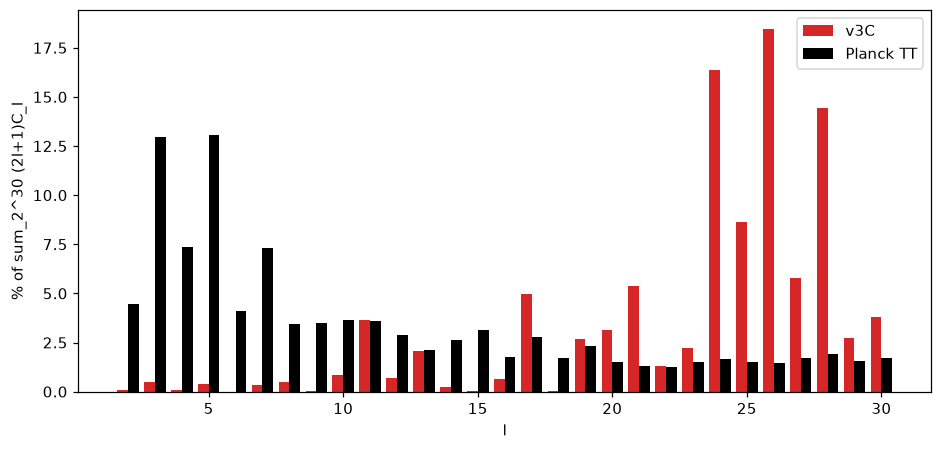

Write Python code to recreate this figure.
# v3C: share of l=2..30 power per l (monopole+dipole removed map) vs Planck TT.
import numpy as np,matplotlib;matplotlib.use('Agg');import matplotlib.pyplot as plt
from cmb_lightpath_v3_common import *
m,m1,cl,cl1,kind,mean=stats('C');l,pm,pp=pct(cl1)
fig,ax=plt.subplots(figsize=(10,4.5));ax.bar(l-.2,pm,.4,color='C3',label='v3C');ax.bar(l+.2,pp,.4,color='k',label='Planck TT')
ax.set_xlabel('l');ax.set_ylabel('% of sum_2^30 (2l+1)C_l');ax.legend();plt.savefig('cmb_lightpath_v3C_pct_l2_30.png',dpi=110,bbox_inches='tight')
